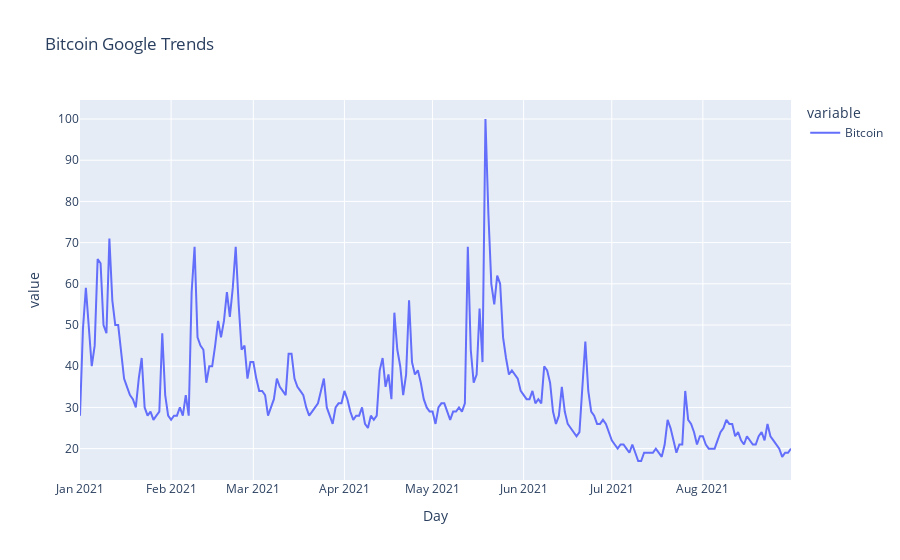

This figure's notebook cell:
### Code cell
btc_trend_chart_line = px.line(
    btc_trends,
    title="Bitcoin Google Trends",
)
btc_trend_chart_line

### Figure 1 — Plotly figure (JSON) as saved in the notebook; plotly's stock layout.template omitted (floating-point values rounded to 4 significant figures; data arrays with more than 128 entries replaced by an {"elided": "..."} marker saying what was removed)
{"data": [{"hovertemplate": "variable=Bitcoin<br>Day=%{x}<br>value=%{y}<extra></extra>", "legendgroup": "Bitcoin", "line": {"color": "#636efa", "dash": "solid"}, "marker": {"symbol": "circle"}, "mode": "lines", "name": "Bitcoin", "orientation": "v", "showlegend": true, "type": "scatter", "x": {"elided": "243 str values"}, "xaxis": "x", "y": {"elided": "243 int values"}, "yaxis": "y"}], "layout": {"autosize": true, "legend": {"title": {"text": "variable"}, "tracegroupgap": 0}, "title": {"text": "Bitcoin Google Trends"}, "xaxis": {"anchor": "y", "autorange": true, "domain": [0, 1], "range": ["2021-01-01", "2021-08-31"], "title": {"text": "Day"}, "type": "date"}, "yaxis": {"anchor": "x", "autorange": true, "domain": [0, 1], "range": [12.39, 104.6], "title": {"text": "value"}, "type": "linear"}}}
